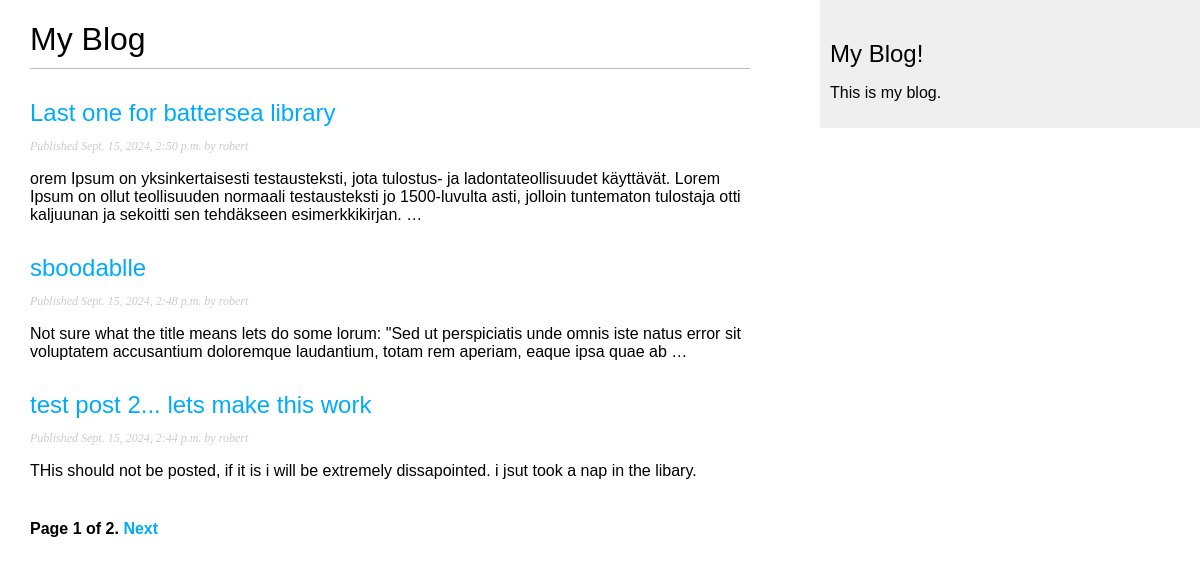
Screenshot of /blog/ with the database file from the repository.
### blog/models.py (models this page shows, shortened)
class Post(models.Model):
    class Status(models.TextChoices):
        DRAFT = 'DF', 'Draft'
        PUBLISHED = 'PB', 'Published'
    title = models.CharField(max_length=250)
    slug = models.SlugField(
        max_length=250,
        unique_for_date='publish'
        )
    author = models.ForeignKey(
        settings.AUTH_USER_MODEL,
        on_delete=models.CASCADE,
        related_name="blog_posts"
    )
    body = models.TextField()
    publish = models.DateTimeField(default=timezone.now)
    created = models.DateTimeField(auto_now_add=True)
    updated = models.DateTimeField(auto_now=True)
    status = models.CharField(
        max_length=2,
        choices=Status,
        default=Status.DRAFT
    )
    objects = models.Manager()  #default manager
    published = PublishedManager()  #custom manager
    class Meta:
        ordering = ['-publish']
        indexes = [
            models.Index(fields=['-publish']),
        ]
    def get_absolute_url(self):
        return reverse(
            'blog:post_detail',
            args=[
                self.publish.year,
                self.publish.month,
                self.publish.day,
                self.slug
            ]
        )

### blog/views.py (the view)
# urls.py: path('', views.PostListView.as_view(), name='post_list'),
class PostListView(ListView):
    queryset = Post.published.all()
    context_object_name = 'posts'
    paginate_by = 3
    template_name = 'blog/post/list.html'

### blog/templates/blog/post/list.html (shortened to what this page needs)
{% extends 'blog/base.html' %}
{% block content %}
    <h1>My Blog</h1>
    {% for post in posts %}
        <h2>
            <a href="{{ post.get_absolute_url }}">
                {{ post.title }}
            </a>
        </h2>
        <p class="date">
            Published {{post.publish }} by {{ post.author }}
        </p>
        {{ post.body|truncatewords:30|linebreaks }}
    {% endfor %}
    {% include "pagination.html" with page=page_obj %}
{% endblock %}

### blog/static/css/blog.css (style rules this page uses)
body { margin:0; padding:0; font-family:helvetica, sans-serif; }
a { color:#00abff; text-decoration:none; }
h1 { font-weight:normal; border-bottom:1px solid #bbb; padding:0 0 10px 0; }
h2 { font-weight:normal; margin:30px 0 0; }
p.date { color:#ccc; font-family: georgia, serif; font-size: 12px; font-style: italic; }

### rows the page displays
Post: title "Last one for battersea library", publish "Sept. 15, 2024, 2:50 p.m.", author "robert", body "orem Ipsum on yksinkertaisesti testausteksti, jota tulostus- ja ladontateollisuudet käyttävät. Lorem Ipsum on ollut teollisuuden normaali testausteksti jo 1500-luvulta asti, jolloin tuntematon tulostaja otti kaljuunan ja sekoitti sen tehdäkseen esimerkkikirjan. …"
Post: title "sboodablle", publish "Sept. 15, 2024, 2:48 p.m.", author "robert", body "Not sure what the title means lets do some lorum: \"Sed ut perspiciatis unde omnis iste natus error sit voluptatem accusantium doloremque laudantium, totam rem aperiam, eaque ipsa quae ab …"
Post: title "test post 2... lets make this work", publish "Sept. 15, 2024, 2:44 p.m.", author "robert", body "THis should not be posted, if it is i will be extremely dissapointed. i jsut took a nap in the libary."

### other values shown
{{ page.number }} "1"
{{ page.paginator.num_pages }} "2"
